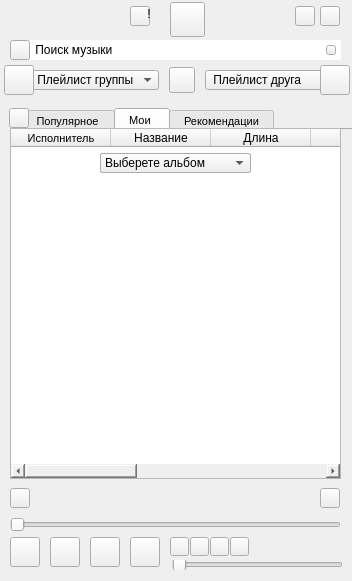
<?xml version="1.0" encoding="UTF-8"?>
<ui version="4.0">
 <class>Widget</class>
 <widget class="QWidget" name="Widget">
  <property name="windowModality">
   <enum>Qt::NonModal</enum>
  </property>
  <property name="enabled">
   <bool>true</bool>
  </property>
  <property name="geometry">
   <rect>
    <x>0</x>
    <y>0</y>
    <width>352</width>
    <height>581</height>
   </rect>
  </property>
  <property name="minimumSize">
   <size>
    <width>352</width>
    <height>530</height>
   </size>
  </property>
  <property name="maximumSize">
   <size>
    <width>1000000</width>
    <height>1000000</height>
   </size>
  </property>
  <property name="sizeIncrement">
   <size>
    <width>0</width>
    <height>0</height>
   </size>
  </property>
  <property name="focusPolicy">
   <enum>Qt::NoFocus</enum>
  </property>
  <property name="windowTitle">
   <string>VKPlayer</string>
  </property>
  <property name="windowIcon">
   <iconset resource="res.qrc">
    <normaloff>:/new/prefix1/icons/vkp2.ico</normaloff>:/new/prefix1/icons/vkp2.ico</iconset>
  </property>
  <property name="styleSheet">
   <string notr="true">border-color: qlineargradient(spread:pad, x1:0, y1:0, x2:1, y2:0, stop:0 rgba(47, 126, 165, 255), stop:1 rgba(255, 255, 255, 255));</string>
  </property>
  <widget class="QWidget" name="horizontalLayoutWidget_2">
   <property name="geometry">
    <rect>
     <x>10</x>
     <y>280</y>
     <width>2</width>
     <height>2</height>
    </rect>
   </property>
   <layout class="QHBoxLayout" name="horizontalLayout"/>
  </widget>
  <widget class="QPushButton" name="hideApp">
   <property name="geometry">
    <rect>
     <x>295</x>
     <y>6</y>
     <width>20</width>
     <height>20</height>
    </rect>
   </property>
   <property name="font">
    <font>
     <pointsize>11</pointsize>
     <weight>75</weight>
     <bold>true</bold>
    </font>
   </property>
   <property name="text">
    <string/>
   </property>
  </widget>
  <widget class="QLineEdit" name="Search_Line">
   <property name="geometry">
    <rect>
     <x>30</x>
     <y>40</y>
     <width>311</width>
     <height>20</height>
    </rect>
   </property>
   <property name="text">
    <string> Поиск музыки</string>
   </property>
   <property name="frame">
    <bool>false</bool>
   </property>
   <property name="clearButtonEnabled">
    <bool>false</bool>
   </property>
  </widget>
  <widget class="QPushButton" name="Search_BTN">
   <property name="geometry">
    <rect>
     <x>10</x>
     <y>40</y>
     <width>20</width>
     <height>20</height>
    </rect>
   </property>
   <property name="font">
    <font>
     <pointsize>8</pointsize>
    </font>
   </property>
   <property name="text">
    <string/>
   </property>
  </widget>
  <widget class="QComboBox" name="List">
   <property name="geometry">
    <rect>
     <x>205</x>
     <y>70</y>
     <width>135</width>
     <height>20</height>
    </rect>
   </property>
   <property name="layoutDirection">
    <enum>Qt::LeftToRight</enum>
   </property>
   <property name="editable">
    <bool>false</bool>
   </property>
   <property name="maxVisibleItems">
    <number>28</number>
   </property>
   <property name="iconSize">
    <size>
     <width>16</width>
     <height>16</height>
    </size>
   </property>
   <item>
    <property name="text">
     <string> Плейлист друга</string>
    </property>
   </item>
  </widget>
  <widget class="QTabWidget" name="tabplaylist">
   <property name="geometry">
    <rect>
     <x>21</x>
     <y>108</y>
     <width>351</width>
     <height>22</height>
    </rect>
   </property>
   <property name="font">
    <font>
     <pointsize>8</pointsize>
    </font>
   </property>
   <property name="currentIndex">
    <number>1</number>
   </property>
   <property name="elideMode">
    <enum>Qt::ElideNone</enum>
   </property>
   <property name="documentMode">
    <bool>false</bool>
   </property>
   <widget class="QWidget" name="tab">
    <attribute name="title">
     <string> Популярное </string>
    </attribute>
   </widget>
   <widget class="QWidget" name="tab_2">
    <attribute name="title">
     <string> Мои  </string>
    </attribute>
   </widget>
   <widget class="QWidget" name="tab_3">
    <attribute name="title">
     <string> Рекомендации </string>
    </attribute>
   </widget>
  </widget>
  <widget class="QSlider" name="dial">
   <property name="geometry">
    <rect>
     <x>172</x>
     <y>560</y>
     <width>171</width>
     <height>10</height>
    </rect>
   </property>
   <property name="orientation">
    <enum>Qt::Horizontal</enum>
   </property>
  </widget>
  <widget class="QSlider" name="horizontalSlider">
   <property name="enabled">
    <bool>true</bool>
   </property>
   <property name="geometry">
    <rect>
     <x>10</x>
     <y>517</y>
     <width>331</width>
     <height>16</height>
    </rect>
   </property>
   <property name="orientation">
    <enum>Qt::Horizontal</enum>
   </property>
  </widget>
  <widget class="QLabel" name="duration">
   <property name="geometry">
    <rect>
     <x>260</x>
     <y>537</y>
     <width>81</width>
     <height>20</height>
    </rect>
   </property>
   <property name="frameShape">
    <enum>QFrame::NoFrame</enum>
   </property>
   <property name="text">
    <string/>
   </property>
   <property name="alignment">
    <set>Qt::AlignCenter</set>
   </property>
  </widget>
  <widget class="QPushButton" name="DownloadButton">
   <property name="geometry">
    <rect>
     <x>230</x>
     <y>537</y>
     <width>19</width>
     <height>19</height>
    </rect>
   </property>
   <property name="font">
    <font>
     <pointsize>7</pointsize>
    </font>
   </property>
   <property name="text">
    <string/>
   </property>
  </widget>
  <widget class="QPushButton" name="MuteButton">
   <property name="geometry">
    <rect>
     <x>210</x>
     <y>537</y>
     <width>19</width>
     <height>19</height>
    </rect>
   </property>
   <property name="text">
    <string/>
   </property>
  </widget>
  <widget class="QPushButton" name="mix_BTN">
   <property name="geometry">
    <rect>
     <x>190</x>
     <y>537</y>
     <width>19</width>
     <height>19</height>
    </rect>
   </property>
   <property name="text">
    <string/>
   </property>
  </widget>
  <widget class="QPushButton" name="repeat_BTN">
   <property name="geometry">
    <rect>
     <x>170</x>
     <y>537</y>
     <width>19</width>
     <height>19</height>
    </rect>
   </property>
   <property name="text">
    <string/>
   </property>
  </widget>
  <widget class="QPushButton" name="StopButton">
   <property name="geometry">
    <rect>
     <x>130</x>
     <y>537</y>
     <width>30</width>
     <height>30</height>
    </rect>
   </property>
   <property name="text">
    <string/>
   </property>
  </widget>
  <widget class="QPushButton" name="NextButton">
   <property name="geometry">
    <rect>
     <x>90</x>
     <y>537</y>
     <width>30</width>
     <height>30</height>
    </rect>
   </property>
   <property name="font">
    <font>
     <pointsize>12</pointsize>
     <weight>75</weight>
     <bold>true</bold>
    </font>
   </property>
   <property name="text">
    <string/>
   </property>
  </widget>
  <widget class="QPushButton" name="PreviosButton">
   <property name="geometry">
    <rect>
     <x>50</x>
     <y>537</y>
     <width>30</width>
     <height>30</height>
    </rect>
   </property>
   <property name="font">
    <font>
     <pointsize>12</pointsize>
     <weight>75</weight>
     <bold>true</bold>
    </font>
   </property>
   <property name="text">
    <string/>
   </property>
  </widget>
  <widget class="QPushButton" name="PlayButton">
   <property name="enabled">
    <bool>true</bool>
   </property>
   <property name="geometry">
    <rect>
     <x>10</x>
     <y>537</y>
     <width>30</width>
     <height>30</height>
    </rect>
   </property>
   <property name="font">
    <font>
     <pointsize>12</pointsize>
    </font>
   </property>
   <property name="text">
    <string/>
   </property>
  </widget>
  <widget class="QPushButton" name="Set_BTN">
   <property name="geometry">
    <rect>
     <x>130</x>
     <y>6</y>
     <width>20</width>
     <height>20</height>
    </rect>
   </property>
   <property name="whatsThis">
    <string>&lt;html&gt;&lt;head/&gt;&lt;body&gt;&lt;p&gt;&lt;br/&gt;&lt;/p&gt;&lt;/body&gt;&lt;/html&gt;</string>
   </property>
   <property name="text">
    <string/>
   </property>
  </widget>
  <widget class="QPushButton" name="Close_BTN">
   <property name="geometry">
    <rect>
     <x>320</x>
     <y>6</y>
     <width>20</width>
     <height>20</height>
    </rect>
   </property>
   <property name="text">
    <string/>
   </property>
  </widget>
  <widget class="QPushButton" name="Frined_BTN">
   <property name="geometry">
    <rect>
     <x>321</x>
     <y>70</y>
     <width>20</width>
     <height>20</height>
    </rect>
   </property>
   <property name="font">
    <font>
     <pointsize>8</pointsize>
    </font>
   </property>
   <property name="text">
    <string/>
   </property>
  </widget>
  <widget class="QLabel" name="logo">
   <property name="geometry">
    <rect>
     <x>10</x>
     <y>6</y>
     <width>114</width>
     <height>25</height>
    </rect>
   </property>
   <property name="text">
    <string/>
   </property>
  </widget>
  <widget class="QPushButton" name="clear_search_BTN">
   <property name="geometry">
    <rect>
     <x>326</x>
     <y>45</y>
     <width>10</width>
     <height>10</height>
    </rect>
   </property>
   <property name="text">
    <string/>
   </property>
  </widget>
  <widget class="QTableWidget" name="tableWidget">
   <property name="geometry">
    <rect>
     <x>10</x>
     <y>128</y>
     <width>331</width>
     <height>351</height>
    </rect>
   </property>
   <property name="font">
    <font>
     <pointsize>8</pointsize>
    </font>
   </property>
   <property name="mouseTracking">
    <bool>false</bool>
   </property>
   <property name="focusPolicy">
    <enum>Qt::NoFocus</enum>
   </property>
   <property name="editTriggers">
    <set>QAbstractItemView::NoEditTriggers</set>
   </property>
   <property name="tabKeyNavigation">
    <bool>true</bool>
   </property>
   <property name="showDropIndicator" stdset="0">
    <bool>false</bool>
   </property>
   <property name="dragDropOverwriteMode">
    <bool>false</bool>
   </property>
   <property name="dragDropMode">
    <enum>QAbstractItemView::NoDragDrop</enum>
   </property>
   <property name="defaultDropAction">
    <enum>Qt::MoveAction</enum>
   </property>
   <property name="selectionMode">
    <enum>QAbstractItemView::SingleSelection</enum>
   </property>
   <property name="selectionBehavior">
    <enum>QAbstractItemView::SelectRows</enum>
   </property>
   <attribute name="horizontalHeaderVisible">
    <bool>true</bool>
   </attribute>
   <attribute name="horizontalHeaderCascadingSectionResizes">
    <bool>false</bool>
   </attribute>
   <attribute name="horizontalHeaderHighlightSections">
    <bool>false</bool>
   </attribute>
   <attribute name="horizontalHeaderShowSortIndicator" stdset="0">
    <bool>false</bool>
   </attribute>
   <attribute name="horizontalHeaderStretchLastSection">
    <bool>false</bool>
   </attribute>
   <attribute name="verticalHeaderVisible">
    <bool>false</bool>
   </attribute>
   <attribute name="verticalHeaderHighlightSections">
    <bool>true</bool>
   </attribute>
   <column>
    <property name="text">
     <string>Исполнитель</string>
    </property>
    <property name="font">
     <font>
      <pointsize>8</pointsize>
     </font>
    </property>
   </column>
   <column>
    <property name="text">
     <string>Название</string>
    </property>
   </column>
   <column>
    <property name="text">
     <string>Длина</string>
    </property>
   </column>
   <column>
    <property name="text">
     <string>Жанр</string>
    </property>
   </column>
   <column>
    <property name="text">
     <string/>
    </property>
   </column>
   <column>
    <property name="text">
     <string/>
    </property>
   </column>
   <column>
    <property name="text">
     <string/>
    </property>
   </column>
   <column>
    <property name="text">
     <string/>
    </property>
   </column>
  </widget>
  <widget class="QPushButton" name="Lyrics_BTN">
   <property name="geometry">
    <rect>
     <x>320</x>
     <y>488</y>
     <width>20</width>
     <height>20</height>
    </rect>
   </property>
   <property name="font">
    <font>
     <stylestrategy>PreferAntialias</stylestrategy>
    </font>
   </property>
   <property name="text">
    <string/>
   </property>
  </widget>
  <widget class="QLabel" name="UpdateInformation">
   <property name="geometry">
    <rect>
     <x>145</x>
     <y>6</y>
     <width>8</width>
     <height>15</height>
    </rect>
   </property>
   <property name="text">
    <string>!</string>
   </property>
   <property name="alignment">
    <set>Qt::AlignCenter</set>
   </property>
  </widget>
  <widget class="QPushButton" name="post_Status">
   <property name="geometry">
    <rect>
     <x>10</x>
     <y>488</y>
     <width>20</width>
     <height>20</height>
    </rect>
   </property>
   <property name="font">
    <font>
     <pointsize>12</pointsize>
     <weight>75</weight>
     <bold>true</bold>
    </font>
   </property>
   <property name="text">
    <string/>
   </property>
  </widget>
  <widget class="QComboBox" name="List_2">
   <property name="geometry">
    <rect>
     <x>100</x>
     <y>153</y>
     <width>151</width>
     <height>20</height>
    </rect>
   </property>
   <property name="layoutDirection">
    <enum>Qt::LeftToRight</enum>
   </property>
   <property name="currentText">
    <string>Выберете друга</string>
   </property>
   <property name="maxVisibleItems">
    <number>20</number>
   </property>
   <property name="iconSize">
    <size>
     <width>16</width>
     <height>16</height>
    </size>
   </property>
   <item>
    <property name="text">
     <string>Выберете друга</string>
    </property>
   </item>
  </widget>
  <widget class="QComboBox" name="GroupList">
   <property name="geometry">
    <rect>
     <x>29</x>
     <y>70</y>
     <width>130</width>
     <height>20</height>
    </rect>
   </property>
   <property name="layoutDirection">
    <enum>Qt::LeftToRight</enum>
   </property>
   <property name="maxVisibleItems">
    <number>28</number>
   </property>
   <property name="iconSize">
    <size>
     <width>16</width>
     <height>16</height>
    </size>
   </property>
   <item>
    <property name="text">
     <string> Плейлист группы</string>
    </property>
   </item>
  </widget>
  <widget class="QPushButton" name="GroupButton">
   <property name="geometry">
    <rect>
     <x>10</x>
     <y>70</y>
     <width>20</width>
     <height>20</height>
    </rect>
   </property>
   <property name="font">
    <font>
     <pointsize>8</pointsize>
    </font>
   </property>
   <property name="text">
    <string/>
   </property>
  </widget>
  <widget class="QComboBox" name="List_3">
   <property name="geometry">
    <rect>
     <x>100</x>
     <y>153</y>
     <width>151</width>
     <height>20</height>
    </rect>
   </property>
   <property name="layoutDirection">
    <enum>Qt::LeftToRight</enum>
   </property>
   <property name="maxVisibleItems">
    <number>20</number>
   </property>
   <property name="iconSize">
    <size>
     <width>16</width>
     <height>16</height>
    </size>
   </property>
   <item>
    <property name="text">
     <string>Выберете группу</string>
    </property>
   </item>
  </widget>
  <widget class="QPushButton" name="Photo">
   <property name="enabled">
    <bool>true</bool>
   </property>
   <property name="geometry">
    <rect>
     <x>170</x>
     <y>2</y>
     <width>35</width>
     <height>35</height>
    </rect>
   </property>
   <property name="font">
    <font>
     <pointsize>12</pointsize>
    </font>
   </property>
   <property name="text">
    <string/>
   </property>
  </widget>
  <widget class="QPushButton" name="PhotoFriend">
   <property name="enabled">
    <bool>true</bool>
   </property>
   <property name="geometry">
    <rect>
     <x>320</x>
     <y>65</y>
     <width>30</width>
     <height>30</height>
    </rect>
   </property>
   <property name="font">
    <font>
     <pointsize>12</pointsize>
    </font>
   </property>
   <property name="text">
    <string/>
   </property>
  </widget>
  <widget class="QPushButton" name="PhotoGroup">
   <property name="enabled">
    <bool>true</bool>
   </property>
   <property name="geometry">
    <rect>
     <x>4</x>
     <y>65</y>
     <width>30</width>
     <height>30</height>
    </rect>
   </property>
   <property name="font">
    <font>
     <pointsize>12</pointsize>
    </font>
   </property>
   <property name="text">
    <string/>
   </property>
  </widget>
  <widget class="QComboBox" name="List_4">
   <property name="enabled">
    <bool>true</bool>
   </property>
   <property name="geometry">
    <rect>
     <x>100</x>
     <y>153</y>
     <width>151</width>
     <height>20</height>
    </rect>
   </property>
   <property name="layoutDirection">
    <enum>Qt::LeftToRight</enum>
   </property>
   <property name="maxVisibleItems">
    <number>20</number>
   </property>
   <property name="iconSize">
    <size>
     <width>16</width>
     <height>16</height>
    </size>
   </property>
   <item>
    <property name="text">
     <string>Выберете жанр</string>
    </property>
   </item>
  </widget>
  <widget class="QPushButton" name="Genre_Button">
   <property name="geometry">
    <rect>
     <x>9</x>
     <y>108</y>
     <width>20</width>
     <height>20</height>
    </rect>
   </property>
   <property name="toolTip">
    <string>&lt;html&gt;&lt;head/&gt;&lt;body&gt;&lt;p&gt;Список жанров популярной музыки&lt;/p&gt;&lt;/body&gt;&lt;/html&gt;</string>
   </property>
   <property name="text">
    <string/>
   </property>
  </widget>
  <widget class="QPushButton" name="Open_Albums">
   <property name="geometry">
    <rect>
     <x>169</x>
     <y>67</y>
     <width>26</width>
     <height>26</height>
    </rect>
   </property>
   <property name="toolTip">
    <string>&lt;html&gt;&lt;head/&gt;&lt;body&gt;&lt;p&gt;Список своих альбомов&lt;/p&gt;&lt;/body&gt;&lt;/html&gt;</string>
   </property>
   <property name="text">
    <string/>
   </property>
  </widget>
  <widget class="QComboBox" name="List_Albums">
   <property name="enabled">
    <bool>true</bool>
   </property>
   <property name="geometry">
    <rect>
     <x>100</x>
     <y>153</y>
     <width>151</width>
     <height>20</height>
    </rect>
   </property>
   <property name="maxVisibleItems">
    <number>20</number>
   </property>
   <item>
    <property name="text">
     <string>Выберете альбом</string>
    </property>
   </item>
  </widget>
 </widget>
 <layoutdefault spacing="6" margin="11"/>
 <resources>
  <include location="res.qrc"/>
 </resources>
 <connections/>
</ui>
